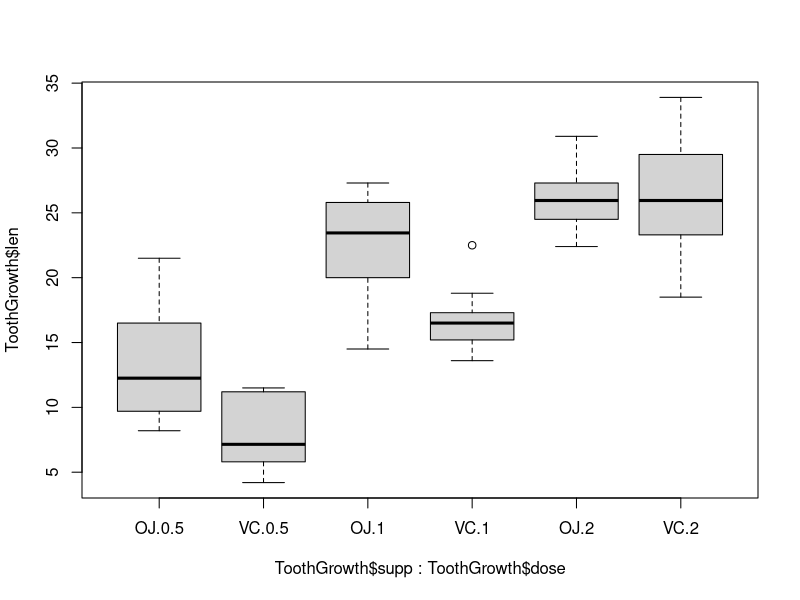

Source code (R):
## ---- chunk 1
library(datasets)
data(ToothGrowth)
ToothGrowth$supp <- as.factor(ToothGrowth$supp)
ToothGrowth$dose <- as.factor(ToothGrowth$dose)
## ---- chunk 2
boxplot(ToothGrowth$len ~ ToothGrowth$supp + ToothGrowth$dose)
## ---- chunk 3
data1 <- ToothGrowth$len[1:30] # VC
data2 <- ToothGrowth$len[31:60] # OJ
test1 <- t.test(data2, data1, paired = TRUE, conf.level=0.997)
test2 <- t.test(data2, data1, paired = TRUE, conf.level=0.998)
## ---- chunk 4
data1 <- ToothGrowth$len[c(1:10,31:40)] # 0.5
data2 <- ToothGrowth$len[c(11:20,41:50)] # 1
test1 <- t.test(data2, data1, paired = TRUE, conf.level=0.9999985)
test2 <- t.test(data2, data1, paired = TRUE, conf.level=0.999999)
## ---- chunk 5
data1 <- ToothGrowth$len[c(11:20,41:50)] # 1
data2 <- ToothGrowth$len[c(21:30,51:60)] # 2
test1 <- t.test(data2, data1, paired = TRUE, conf.level=0.9998)
test2 <- t.test(data2, data1, paired = TRUE, conf.level=0.99985)
